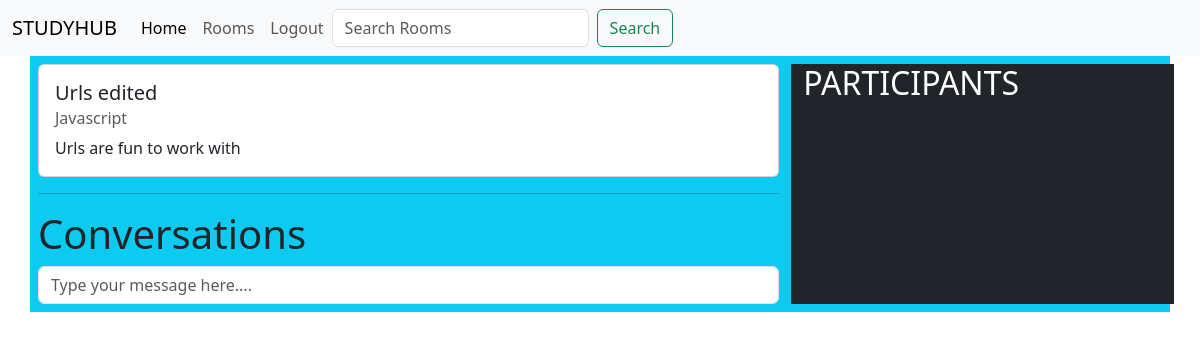
The app's page /room/9/ (signed in), older data.
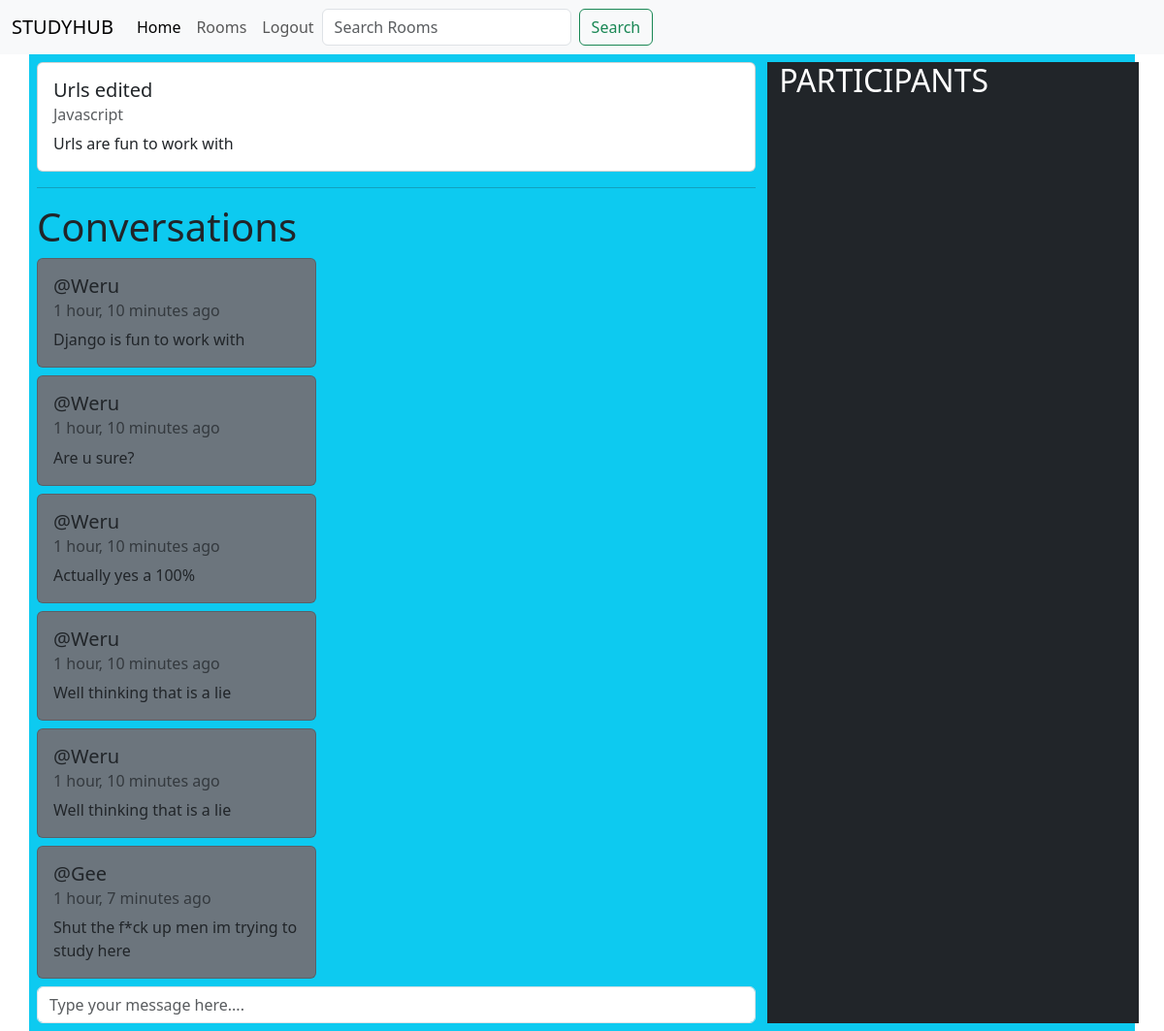
The same page, newer data.
### room/models.py (models this page shows, shortened)
class Room(models.Model):
    host =models.ForeignKey(User, on_delete=models.SET_NULL, null=True)
    topic = models.ForeignKey(Topic , on_delete=models.SET_NULL, null=True)
    name = models.CharField(max_length=200)
    description = models.TextField( null=True , blank=True)
    participants = models.ManyToManyField(User, related_name='participants', blank=True)
    updated = models.DateField(auto_now=True)
    created = models.DateTimeField(auto_now_add=True)
    class Meta:
        ordering = ['-updated', '-created']

class Topic(models.Model):
    name = models.CharField(max_length=200)
    def __str__(self):
        return self.name

class Message(models.Model):
    user= models.ForeignKey(User ,on_delete=models.CASCADE)
    room = models.ForeignKey(Room, on_delete=models.CASCADE)
    body = models.TextField()
    updated = models.DateField(auto_now=True)
    created = models.DateTimeField(auto_now_add=True)

### room/views.py (the view, shortened to what this page needs)
# urls.py: path('room/<str:pk>/', views.get_room, name='room'),
@login_required(login_url='login')
def get_room(request,pk):
    room = Room.objects.get(id=pk)
    room_messages = room.message_set.all()
    context = {'room':room, 'room_messages':room_messages}
    return render(request ,'components/room.html',context )

### templates/components/room.html (shortened to what this page needs)
{% extends 'base.html' %} {% block content %}
<div class="container bg-info p-2">
  <div class="row">
    <div class="col-md-8">
      <div class="card" style="width: 100%">
        <div class="card-body">
          <h5 class="card-title">{{room.name}}</h5>
          <h6 class="card-subtitle mb-2 text-body-secondary">{{room.topic}}</h6>
          <p class="card-text">{{room.description}}</p>
        </div>
      </div>
      <hr />
      <div>
        <h1>Conversations</h1>
        {% for message in room_messages %}
        <div class="card mt-2 bg-secondary" style="width: 18rem">
          <div class="card-body">
            <h5 class="card-title">@{{message.user}}</h5>
            <h6 class="card-subtitle mb-2 text-body-secondary">
              {{message.created|timesince}} ago
            </h6>
            <p class="card-text">{{message.body}}</p>
          </div>
        </div>
        {% endfor %}
        {% if request.user.is_authenticated %}
        <div class="mt-2">
          <form action="" method="post">
            <input class="form-control" name="body" type="text" placeholder="Type your message here...."/>
          </form>
        </div>
        {% endif %}
      </div>
    </div>
    <div class="col-md-4 bg-dark">
      <h2 class="text-white">PARTICIPANTS</h2>
    </div>
  </div>
</div>
{% endblock %}

### templates/base.html (shortened to what this page needs)
<!doctype html>
<html lang="en">
  <head>
    <link href="https://cdn.jsdelivr.net/npm/bootstrap@5.3.0/dist/css/bootstrap.min.css" rel="stylesheet">
  </head>
  <body>
    {% include 'navbar.html' %}
    {% block content%}
    {% endblock %}
  </body>
</html>

### templates/navbar.html (shortened to what this page needs)
<nav class="navbar navbar-expand-lg bg-body-tertiary">
    <div class="container-fluid">
      <a class="navbar-brand" href="/">STUDYHUB</a>
      <div class="collapse navbar-collapse" id="navbarNav">
        <ul class="navbar-nav">
          <li class="nav-item">
            <a class="nav-link active" aria-current="page" href="/">Home</a>
          </li>
          <li class="nav-item">
            <a class="nav-link" href="/room">Rooms</a>
          </li>
          <li class="nav-item">
            {% if request.user.is_authenticated %}
            <a href="{% url 'logout' %}" class="nav-link">Logout</a>
           {% else %}
            <a href="{% url 'login' %} " class="nav-link">Login</a>
           {% endif %}
          </li>
        </ul>
        <form class="d-flex" role="search">
          <input class="form-control me-2" type="text" name="q" placeholder="Search Rooms" aria-label="Search">
          <button class="btn btn-outline-success" type="submit">Search</button>
        </form>
      </div>
    </div>
  </nav>

Row changes from the older to the newer data that the page shows:
added Message: user "Weru", created "1 hour, 10 minutes", body "Django is fun to work with"
added Message: user "Weru", created "1 hour, 10 minutes", body "Are u sure?"
added Message: user "Weru", created "1 hour, 10 minutes", body "Actually yes a 100%"
added Message: user "Weru", created "1 hour, 10 minutes", body "Well thinking that is a lie"
added Message: user "Weru", created "1 hour, 10 minutes", body "Well thinking that is a lie"
added Message: user "Gee", created "1 hour, 7 minutes", body "Shut the f*ck up men im trying to study here"
